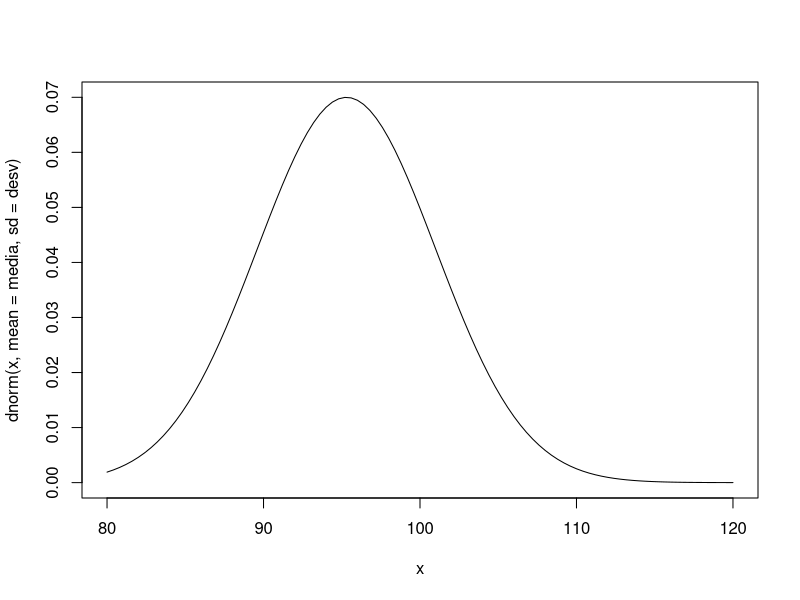
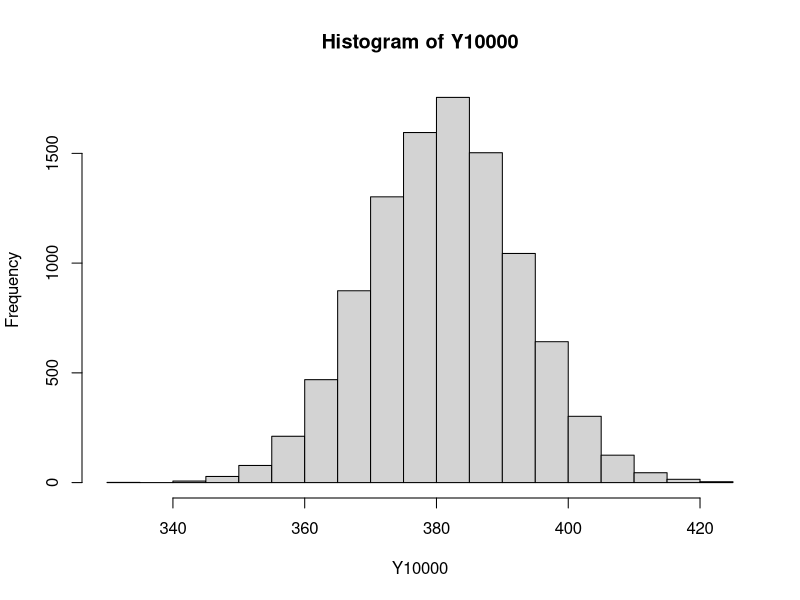
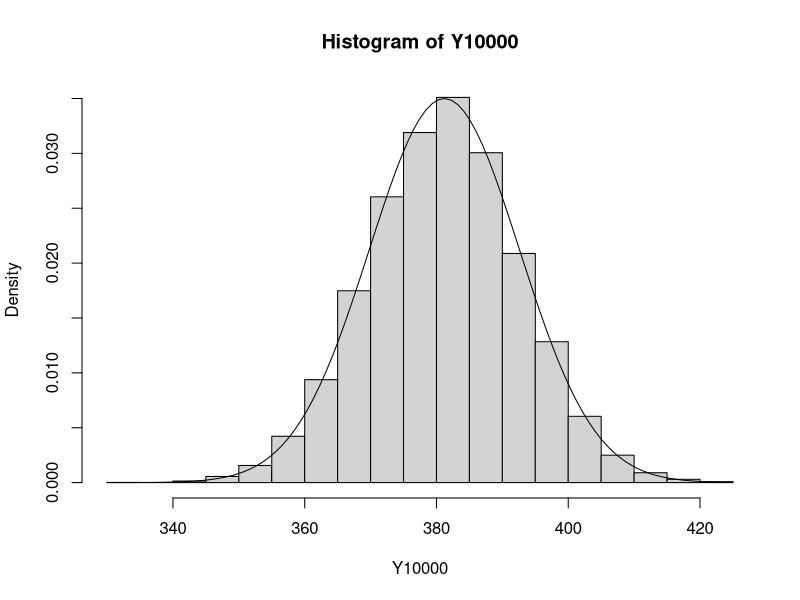
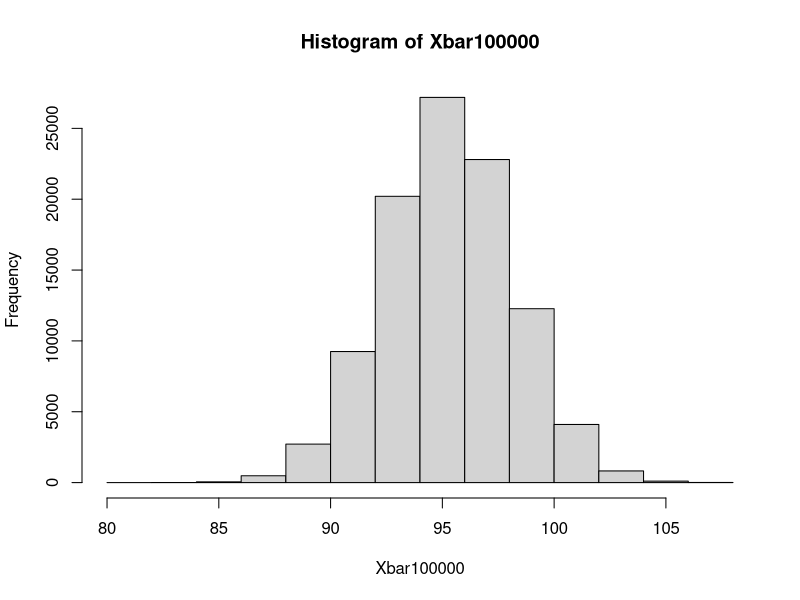
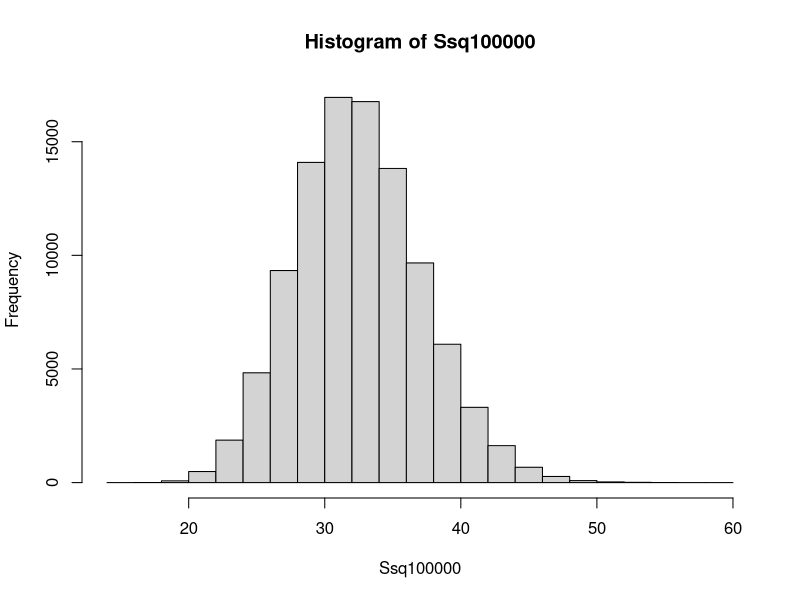
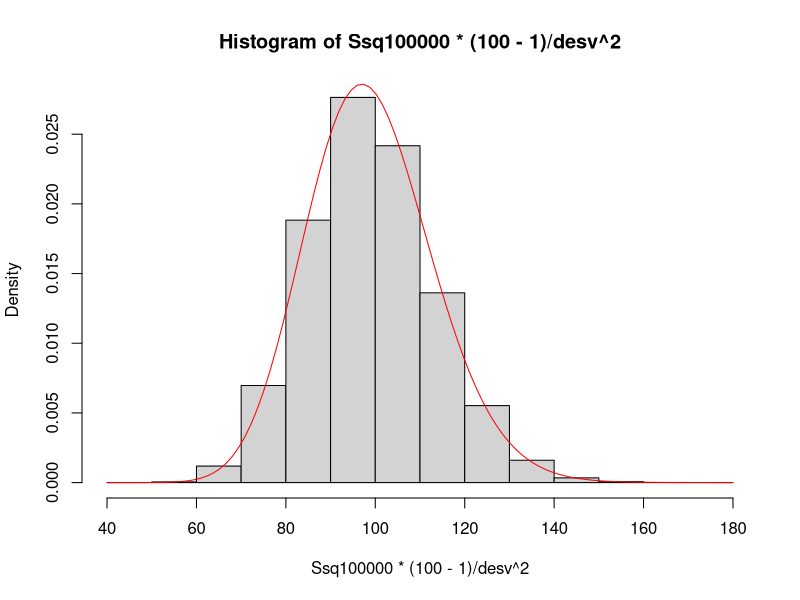

Write the R code that produced these figures, in order.
#Sera un modelo --> en este caso: normal (media, desv. tipica)
media <- 95.3
desv <- 5.7
# dibujamos la curva 
curve(dnorm(x, mean=media, sd=desv), xlim=c(80,120)) #--> #funcióm de densidad (normal)

#P(X<90)=F(90):
rnorm(1,media, desv)
pnorm(90,media, desv)

#set.seed(123) --> con esto nos daria a todos el mismo numero 
#muestra aleatoria de tamaño 4, coge 4 muestras random, cada vez q lo repita me dara num diferentes
rnorm(4,media, desv)

#a) n=4 valor esperado de la suma de les resist de la muestra? --> E(sumatorio(xi))
  #suma de les resist de la muestra: Y=sumatorio(xi)
sum(rnorm(4,media, desv)) #experimento aleatorio, ira cambiando
Y <- function(i)(sum(rnorm(4,media, desv)))
Y10000<-sapply(1:10000, Y) #lo repite 10.000 veces 
hist(Y10000) # se empieza a parecer a la funcion de densidad normal de la suma de las resistencias 
mean(Y10000) #el valor esperado de Y 

#en teoria la media de la suma muestral de tamaño n =4
4*media

#varianza de la suma muestral en dos formas 
4*desv^2 #teorica
var(Y10000)#practica

###
hist(Y10000, freq=FALSE)
curve(dnorm(x, mean=4*media, sd=sqrt(4)*desv), add=TRUE)

#b) lo mismo pero cambiando el 4 por un 100 y haciendo la varianza 

#c)
1-pnorm(103, media, desv)

#otra forma 
Y <- function(i)(sum(rnorm(1,media, desv))) #la suma de las resistencias 
Y10000<-sapply(1:10000, Y)
mean(Y10000>103)



#d) 
Xbar <- function(i)(mean(rnorm(4,media, desv))) #la media de las resistencias 
Xbar100000<-sapply(1:100000, Xbar)
hist(Xbar100000)
mean(Xbar100000<98)

#otra forma pero hay q saberselo de memoria 
mean(Xbar100000<98)
pnorm(98, media, desv/sqrt(4))

#e)
Ssq <- function(i)(var(rnorm(100,media, desv)))
Ssq100000<- sapply(1:100000, Ssq)
hist(Ssq100000)
mean(Ssq100000>32)

#de forma teorica 
1-pchisq((100-1)*32/desv^2, 100-1)
hist(Ssq100000*(100-1)/desv^2, prob=TRUE)
curve(dchisq(x, 100-1), add=TRUE, col='red')
(100-1)*32/desv^2
